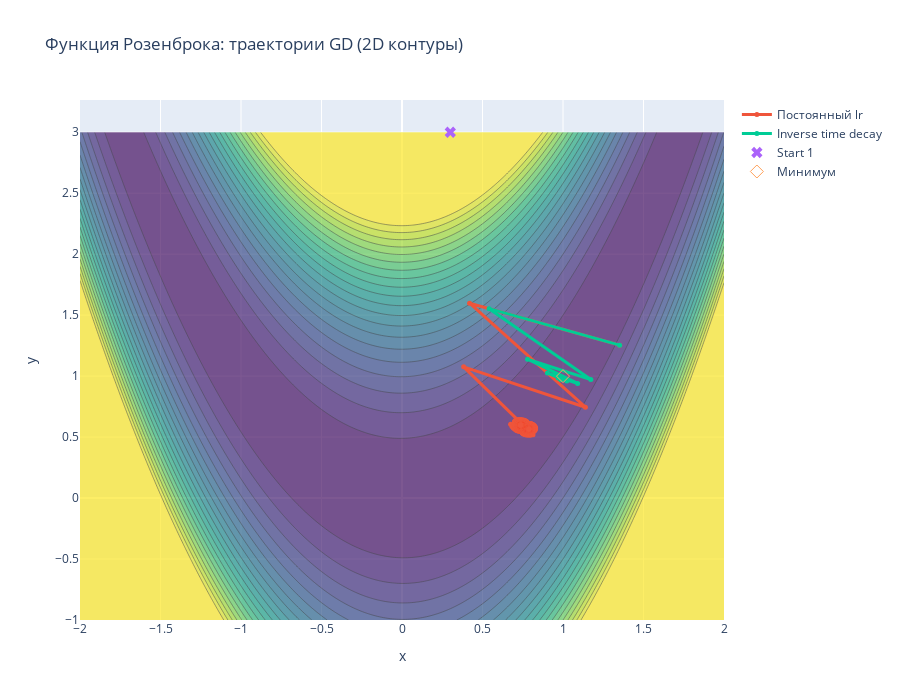
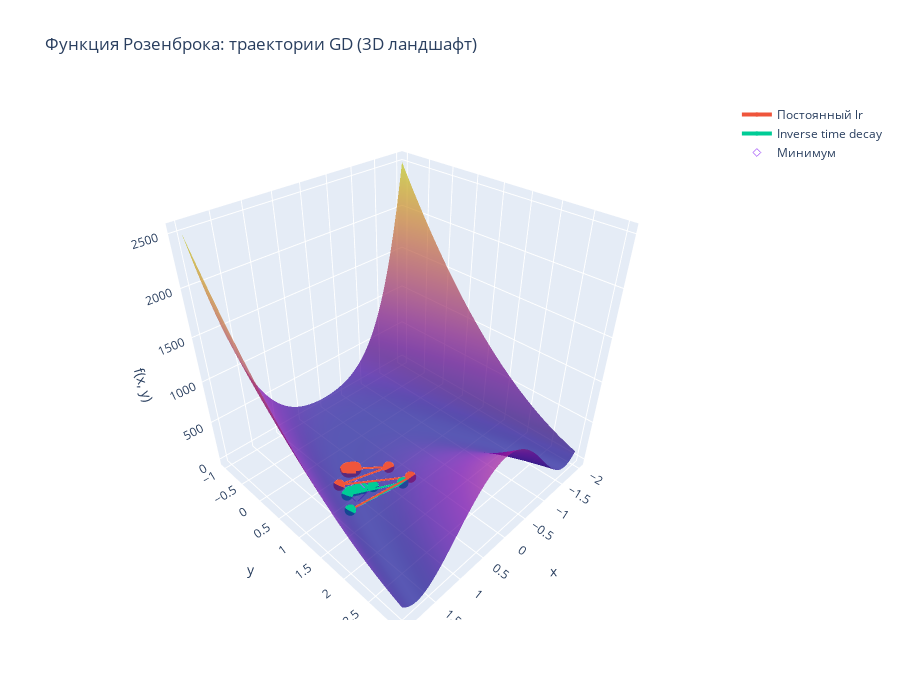

The notebook cell saved with these charts, in order:
### Code cell
# Сетка для визуализации Розенброка
x_range = np.linspace(-2, 2, 300)
y_range = np.linspace(-1, 3, 300)
X, Y = np.meshgrid(x_range, y_range)
Z = (1 - X)**2 + 100 * (Y - X**2)**2

# Истории для наших двух вариантов GD
history_dict = {
    "Постоянный lr": gd_const.history,
    "Inverse time decay": gd_decay.history
}

# 2D-контуры + траектории
plot_gd_2d(
    x_range=x_range,
    y_range=y_range,
    Z=Z,
    history_dict=history_dict,
    title="Функция Розенброка: траектории GD (2D контуры)",
    start_points=[initial_point],
    min_point=(1.0, 1.0),
    contour_kwargs=dict(
        colorscale='Viridis',
        showscale=False,
        contours=dict(start=0, end=500, size=25),
        opacity=0.7
    )
)

# 3D-поверхность + траектории
plot_gd_3d(
    x_range=x_range,
    y_range=y_range,
    Z=Z,
    loss_fn=rosenbrock_loss,
    history_dict=history_dict,
    title="Функция Розенброка: траектории GD (3D ландшафт)",
    min_point=(1.0, 1.0)
)

### Figure 1 — Plotly figure (JSON) as saved in the notebook; plotly's stock layout.template omitted (floating-point values rounded to 4 significant figures; data arrays with more than 128 entries replaced by an {"elided": "..."} marker saying what was removed)
{"data": [{"colorscale": [[0, "#440154"], [0.1111, "#482878"], [0.2222, "#3e4989"], [0.3333, "#31688e"], [0.4444, "#26828e"], [0.5556, "#1f9e89"], [0.6667, "#35b779"], [0.7778, "#6ece58"], [0.8889, "#b5de2b"], [1, "#fde725"]], "contours": {"end": 500, "size": 25, "start": 0}, "opacity": 0.7, "showscale": false, "type": "contour", "x": {"elided": "300 float values"}, "y": {"elided": "300 float values"}, "z": {"elided": "300x300 float values"}}, {"line": {"width": 3}, "marker": {"size": 5}, "mode": "lines+markers", "name": "Постоянный lr", "type": "scatter", "x": {"elided": "1000 float values"}, "y": {"elided": "1000 float values"}}, {"line": {"width": 3}, "marker": {"size": 5}, "mode": "lines+markers", "name": "Inverse time decay", "type": "scatter", "x": {"elided": "1000 float values"}, "y": {"elided": "1000 float values"}}, {"marker": {"size": 10, "symbol": "x"}, "mode": "markers", "name": "Start 1", "type": "scatter", "x": [0.3], "y": [3]}, {"marker": {"size": 10, "symbol": "diamond-open"}, "mode": "markers", "name": "Минимум", "type": "scatter", "x": [1], "y": [1]}], "layout": {"height": 700, "title": {"text": "Функция Розенброка: траектории GD (2D контуры)"}, "xaxis": {"title": {"text": "x"}}, "yaxis": {"title": {"text": "y"}}}}

### Figure 2 — Plotly figure (JSON) as saved in the notebook; plotly's stock layout.template omitted (floating-point values rounded to 4 significant figures; data arrays with more than 128 entries replaced by an {"elided": "..."} marker saying what was removed)
{"data": [{"opacity": 0.7, "showscale": false, "type": "surface", "x": {"elided": "300 float values"}, "y": {"elided": "300 float values"}, "z": {"elided": "300x300 float values"}}, {"line": {"width": 4}, "marker": {"size": 4}, "mode": "lines+markers", "name": "Постоянный lr", "type": "scatter3d", "x": {"elided": "1000 float values"}, "y": {"elided": "1000 float values"}, "z": {"elided": "1000 float values"}}, {"line": {"width": 4}, "marker": {"size": 4}, "mode": "lines+markers", "name": "Inverse time decay", "type": "scatter3d", "x": {"elided": "1000 float values"}, "y": {"elided": "1000 float values"}, "z": {"elided": "1000 float values"}}, {"marker": {"size": 6, "symbol": "diamond-open"}, "mode": "markers", "name": "Минимум", "type": "scatter3d", "x": [1], "y": [1], "z": [0]}], "layout": {"height": 700, "scene": {"xaxis": {"title": {"text": "x"}}, "yaxis": {"title": {"text": "y"}}, "zaxis": {"title": {"text": "f(x, y)"}}}, "title": {"text": "Функция Розенброка: траектории GD (3D ландшафт)"}}}
